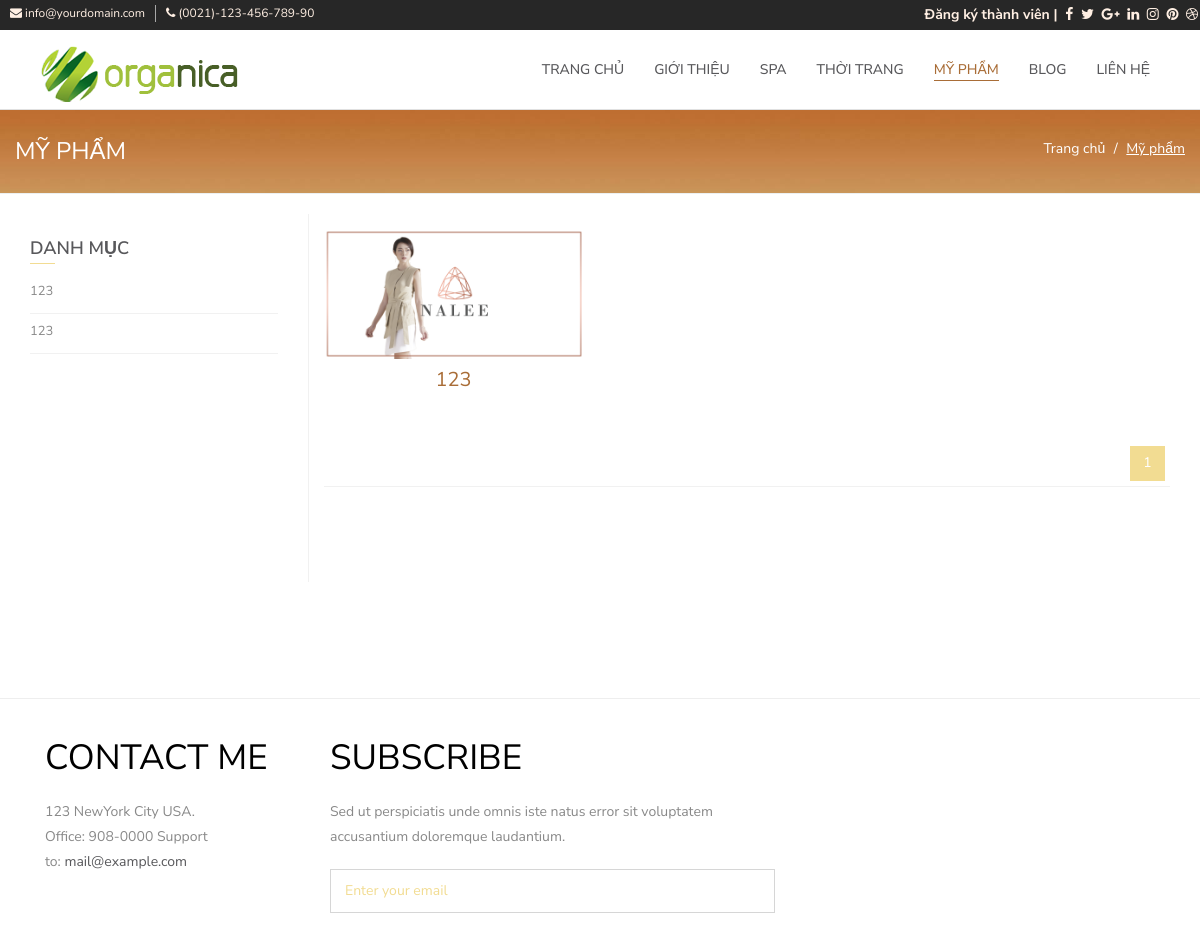
/products.php, run on the app's committed database.
### tables this page shows
CREATE TABLE `giaodien` (
  `id_giaodien` int(11) NOT NULL,
  `logo` varchar(255) NOT NULL,
  `footer` longtext NOT NULL,
  `title` longtext NOT NULL
);

CREATE TABLE `cate` (
  `id_cate` int(11) NOT NULL,
  `name_cate` varchar(150) NOT NULL,
  `thutu` int(11) NOT NULL,
  `parent_id` int(11) NOT NULL
);

CREATE TABLE `product` (
  `id_product` int(11) NOT NULL,
  `name_product` varchar(255) NOT NULL,
  `img` varchar(255) NOT NULL,
  `mota` longtext NOT NULL,
  `thongtin` longtext NOT NULL,
  `id_cate` int(11) NOT NULL,
  `thutu` int(11) NOT NULL,
  `noibat` tinyint(4) NOT NULL
);

### cvtext.php (called while the page is built, shortened)
<?php
function utf8convert($str) {
                $utf8 = array(
            'a'=>'á|à|ả|ã|ạ|ă|ắ|ặ|ằ|ẳ|ẵ|â|ấ|ầ|ẩ|ẫ|ậ|Á|À|Ả|Ã|Ạ|Ă|Ắ|Ặ|Ằ|Ẳ|Ẵ|Â|Ấ|Ầ|Ẩ|Ẫ|Ậ',
            'd'=>'đ|Đ',
            'e'=>'é|è|ẻ|ẽ|ẹ|ê|ế|ề|ể|ễ|ệ|É|È|Ẻ|Ẽ|Ẹ|Ê|Ế|Ề|Ể|Ễ|Ệ',
            'i'=>'í|ì|ỉ|ĩ|ị|Í|Ì|Ỉ|Ĩ|Ị',
            'o'=>'ó|ò|ỏ|õ|ọ|ô|ố|ồ|ổ|ỗ|ộ|ơ|ớ|ờ|ở|ỡ|ợ|Ó|Ò|Ỏ|Õ|Ọ|Ô|Ố|Ồ|Ổ|Ỗ|Ộ|Ơ|Ớ|Ờ|Ở|Ỡ|Ợ',
            'u'=>'ú|ù|ủ|ũ|ụ|ư|ứ|ừ|ử|ữ|ự|Ú|Ù|Ủ|Ũ|Ụ|Ư|Ứ|Ừ|Ử|Ữ|Ự',
            'y'=>'ý|ỳ|ỷ|ỹ|ỵ|Ý|Ỳ|Ỷ|Ỹ|Ỵ',
                                                );
                foreach($utf8 as $ascii=>$uni) $str = preg_replace("/($uni)/i",$ascii,$str);
return $str;
}
function utf8tourl($text){
        $text = strtolower(utf8convert($text));
        $text = str_replace( "ß", "ss", $text);
        $text = str_replace( "%", "", $text);
        $text = preg_replace("/[^_a-zA-Z0-9 -] /", "",$text);
        $text = str_replace(array('%20', ' '), '-', $text);
        $text = str_replace("----","-",$text);
        $text = str_replace("---","-",$text);
        $text = str_replace("--","-",$text);
return $text;
}
?>

### products.php (the view, shortened to what this page needs)
<!DOCTYPE html>
<html lang="vn">
<?php
include('cvtext.php');
$title = 'Mỹ phẩm';
include('includes/header.php');
       $result = mysql_query('select count(id_product) as total from product where noibat = 1');
        $row = mysql_fetch_assoc($result);
        $total_records = $row['total'];
        $current_page = isset($_GET['page']) ? $_GET['page'] : 1;
        $limit = 6;
        $total_page = ceil($total_records / $limit);
        $start = ($current_page - 1) * $limit;
 ?>
<body id="home">
<?php include('menu.php'); ?>
    <div class="page_title_ctn">
        <div class="container-fluid">
            <h2>Mỹ phẩm</h2>
            <ol class="breadcrumb">
                <li><a href="#">Trang chủ</a></li>
                <li class="active"><span>Mỹ phẩm</span></li>
            </ol>
        </div>
    </div>
    <section class="sidebar-shop shop-pages dart-pt-20">
        <div class="container">
            <div class="content-wrap ">
                <div class="row">
                    <div class="col-sm-3 col-md-4 col-lg-3">
                        <div class="shop-sidebar mt-20">
                            <aside class="widget">
                                <h2 class="widget-title">Danh mục</h2>
                                <div class="panel-group shop-links-widget" id="accordion" role="tablist" aria-multiselectable="true">
                                    <?php
                                        $sql = "select * from cate order by thutu asc";
                                $run = mysql_query($sql);
                                while ( $ds = mysql_fetch_array($run)) {
                                     $new_str = utf8tourl(utf8convert($ds['name_cate']));
                                     ?>
                                    <div class="panel panel-default">
                                        <div class="panel-heading" role="tab" id="headingTwo">
                                            <h4 class="panel-title">
                                                <a class="collapsed" href="my-pham/danh-muc/<?php echo $new_str?>-<?php echo $ds['id_cate'] ?>.html" role="button"  data-parent="#accordion" href="#collapseTwo"><?php echo $ds['name_cate'] ?></a>
                                            </h4>
                                        </div>
                                    </div>
                                    <?php } ?>
                                </div>
                            </aside>
                        </div>
                    </div>
                    <div class="col-sm-9 col-md-8 col-lg-9 border-lft">
                        <div class="product-wrap">
                            <div class="row">
                                <div class="gallery-grids">
                            <?php
                                $sql = "select * from product order by thutu asc limit $start, $limit";
                                $run = mysql_query($sql);
                                while ($ds = mysql_fetch_array($run)) {
                                    $new_str = utf8tourl(utf8convert($ds['name_product']));
                            ?><a href="my-pham/<?php echo $new_str?>-<?php echo $ds['id_product'] ?>.html">
                                <div class="col-sm-4 col-md-4">
                                    <div class="wa-theme-design-block">
                                        <figure class="dark-theme">
                                            <img src="<?php echo $ds['img'] ?>" alt="Nalee's San pham">
                                        </figure>
                                        <div class="block-caption1">
                                            <h4><?php echo $ds['name_product'] ?></h4>
                                        </div>
                                    </div>
                                </div>
                            </a>
                            <?php } ?>
                            </div>
                        </div>
                        <div class="pagination-wrap text-right">
                            <ul>
            <?php
            for ($i = 1; $i <= $total_page; $i++){
                if ($i == $current_page){
                    echo '<li class="active"><a href="#">'.$i.' <span class="sr-only">(current)</span></a></li>';
                }
                else{
                      echo   '<li><a href="http://localhost/nalee/my-pham/page/'.$i.'.html">'.$i.'.html</a></li>';
                }
            }
           ?>
                            </ul>
                        </div>
                    </div>
                </div>
            </div>
        </div>
		</div>
    </section>
<?php include('includes/footer.php') ?>
</body>
</html>

### menu.php (shortened to what this page needs)
<div class="top-container">
  <div class="container-fluid">
    <div class="row">
      <div class="top-column-left">
        <ul class="contact-line">
          <li>
            <i class="fa fa-envelope"></i> info@yourdomain.com</li>
          <li>
            <i class="fa fa-phone"></i> (0021)-123-456-789-90</li>
        </ul>
      </div>
      <div class="top-column-right">
        <div class="top-social-network">
          <a data-toggle="modal" data-target="#myModal" href="#" style="font-weight: bold">
            Đăng ký thành viên |
          </a>
          <a href="#">
            <i class="fa fa-facebook"></i>
          </a>
          <a href="#">
            <i class="fa fa-twitter"></i>
          </a>
          <a href="#">
            <i class="fa fa-google-plus"></i>
          </a>
          <a href="#">
            <i class="fa fa-linkedin"></i>
          </a>
          <a href="#">
            <i class="fa fa-instagram"></i>
          </a>
          <a href="#">
            <i class="fa fa-pinterest"></i>
          </a>
          <a href="#">
            <i class="fa fa-dribbble"></i>
          </a>
        </div>
      </div>
    </div>
  </div>
</div>
<nav class="navbar navbar-default navbar-sticky awesomenav">
  <div class="navbar-header">
    <a class="navbar-brand" href="index.php">
       <?php
                    $sql = "select * from giaodien where id_giaodien = 1 ";
                    $run = mysql_query($sql);
                    $ds = mysql_fetch_array($run);
                  ?>
      <img src="<?php echo $ds['logo'] ?>" class="logo" alt="">
    </a>
  </div>
  <div class="collapse navbar-collapse" id="navbar-menu">
    <ul class="nav navbar-nav navbar-right" data-in="fadeInDown" data-out="fadeOutUp">
      <li <?php echo ($title == 'Trang chủ') ? 'class="active"' : '';?> >
        <a href="http://localhost/nalee/">Trang chủ</a>
      </li>
      <li <?php echo ($title == 'Giới thiệu') ? 'class="active"' : '';?>>
        <a href="http://localhost/nalee/gioi-thieu.html">Giới thiệu</a>
      </li>
      <li <?php echo ($title == 'Spa') ? 'class="active"' : '';?>>
        <a href="http://localhost/nalee/spa.html">Spa</a>
      </li>
      <li <?php echo ($title == 'Thời trang') ? 'class="active"' : '';?>>
        <a href="http://localhost/nalee/thoi-trang.html">Thời trang</a>
      </li>
       <li <?php echo ($title == 'Mỹ phẩm') ? 'class="active"' : '';?>>
        <a href="http://localhost/nalee/my-pham.html">Mỹ phẩm</a>
      </li>
      <li <?php echo ($title == 'Blog') ? 'class="active"' : '';?>>
        <a href="http://localhost/nalee/blog.html">Blog</a>
      </li>
      <li <?php echo ($title == 'Liên hệ') ? 'class="active"' : '';?>>
        <a href="http://localhost/nalee/lien-he.html">Liên hệ</a>
      </li>
    </ul>
  </div>
</nav>

### includes/footer.php (shortened to what this page needs)
<div class="footer1">
   <hr>
    <div class="container">
      <div class="col-sm-3 col-xs-6 footer-grids">
        <h3>Contact Me</h3>
        <?php
                      $sql = "select * from giaodien where id_giaodien = 1 ";
                      $run = mysql_query($sql);
                      $ds = mysql_fetch_array($run);
                      echo ''.$ds['footer'];
                    ?>
      </div>
      <div class="col-sm-5 col-xs-12 footer-grids">
        <h3>Subscribe</h3>
        <p>Sed ut perspiciatis unde omnis iste natus error sit voluptatem accusantium doloremque laudantium.</p>
        <form action="../includes/sendmail.php" method="post">
          <input type="email" name="email" placeholder="Enter your email" required="">
          <input type="submit" name="sendmail" value="">
        </form>
      </div>
      <div class="clearfix"> </div>
    </div>
  </div>

### css/feature.css (style rules this page uses)
.footer1 { padding:4em 0; }
.footer1 h3 { font-size: 2.5em; color: #000; margin-bottom: 0.6em; }
.footer1 form { position: relative; margin-top: 1em; }
.footer1 input[type="email"] { background: #fff; padding: .8em 4em .8em 1em; font-size: 1em; width: 100%; margin: 0 auto; border: 1px solid #D6D6D6; outline: none; }
.footer1 input[type="submit"] { -webkit-appearance: none; background: url(../images/arrow.png)no-repeat center; border: none; position: absolute; top: 0; right: 1px; outline: none; width: 60px; height: 100%; }

### css/style.css (style rules this page uses)
html, body { height: 100%; width: 100%; }
body { color:#898989; font-family: 'Nunito Sans', sans-serif; }
a { color: rgb(88,88,91); -webkit-transition: all 500ms ease-in-out; -o-transition: all 500ms ease-in-out; -moz-transition: all 500ms ease-in-out; transition: all 500ms ease-in-out; }
h1, h2, h3, h4, h5, h6 { font-family: 'Nunito Sans', sans-serif; color:rgb(88,88,91); text-transform: uppercase; font-weight: 400 ; }
p { line-height: 1.8; margin-bottom: 20px; }
section { padding:40px 0px; }
.navbar-default { background-color: #fff; border: none; margin-bottom: 0; }
.top-container { float: left; width: 100%; color: #fff; padding: 5px 0; background-color: #272727 ; }
.top-column-left, .top-column-right { float: left; }
.top-social-network, ul.contact-line, ul.register { float: left; margin: 0; padding: 0; }
ul.contact-line li:first-child { border-left: none; padding: 0; }
ul.contact-line li, ul.register li { float: left; font-size: 12px; list-style: none; margin: 0 0 0 10px; padding: 0 0 0 10px; border-left: 1px solid rgba(255, 255, 255, 0.6); color: rgb(255,239,227); }
.top-column-right { float: right; }
.top-social-network a { margin: 2px; }
.top-container a, .top-container a:hover, .top-container a:focus, .top-container a:active { color: #fff; color: rgb(255,239,227); }
.page_title_ctn { padding-top: 15px; padding-bottom: 15px; background-image:url(../images/bg_35.jpg); background-size: cover; border-bottom: 1px solid #ecf0f1; }
.page_title_ctn h1, .page_title_ctn h2, .breadcrumb, .breadcrumb a, .breadcrumb li.active { color: #ffffff; }
.breadcrumb li.active span { text-decoration:underline; }
.page_title_ctn h2 { font-weight: 400; margin-top:10px; font-size: 24px; line-height: 34px; max-width: 420px; float: left; }
.breadcrumb { margin-bottom: 20px; list-style: none; background-color: transparent; border-radius: 0px; position: relative; margin-top: 15px; float: right; margin-bottom: 0; padding:0; }
.breadcrumb > li + li:before { color: #fff; }
@media only screen and (max-width: 3500px) { body { overflow-x: hidden; } }

### css/default-template-style.css (style rules this page uses)
body { font-size:14px; }
.dart-fs-18, h4, .h4 { font-size:1.2857142857142858em; }
.dart-fs-24, h3, .h3 { font-size:1.7142857142857142em; }
.dart-fs-30, h2, .h2 { font-size:2.142857142857143em; }
.dart-pt-20 { padding-top:20px; }

### data on the page
giaodien: logo (picture), footer "123 NewYork City USA. Office: 908-0000 Support to: mail@example.com"
cate: name_cate "123"
cate: name_cate "123"
product: img (picture), name_product "123"
